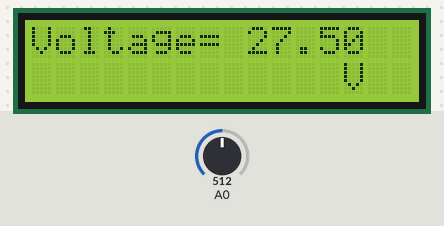
Recording of a sketch running on a simulated Arduino Uno, built with avr-gcc and run on an emulated ATmega328P. On the bench: 16×2 character LCD. The inputs (shaded band) are chosen by the test bench; at power-on: A0 = 512.

Above: at 3.2 s.
3.3 s: A0 set to 716
At 3.9 s:
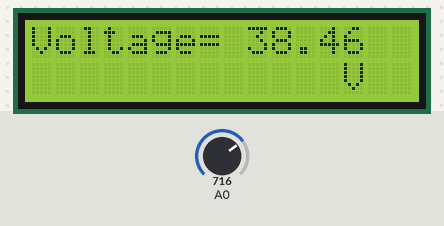
6.3 s: A0 set to 900
At 7.5 s:
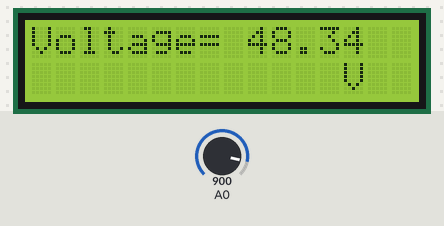
7.8 s: A0 set to 1023
At 8.9 s:
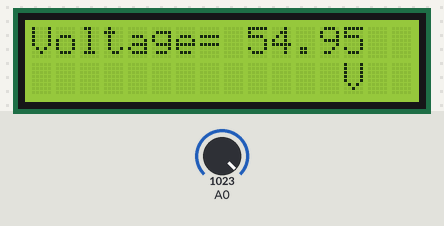
9.3 s: A0 set to 200
At 10.2 s:
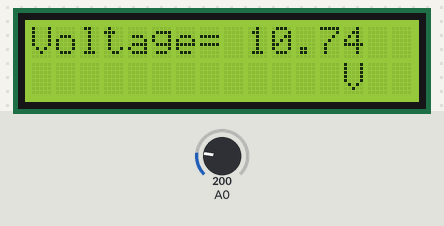
10.8 s: A0 set to 175
At 11.4 s:
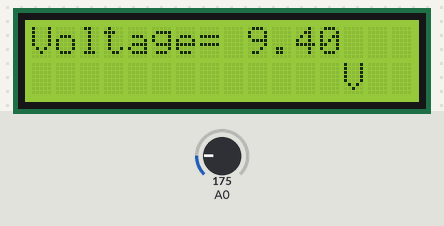
Timing chart, 0 to 13.8 s (numbered marks = the images above; inputs shaded):
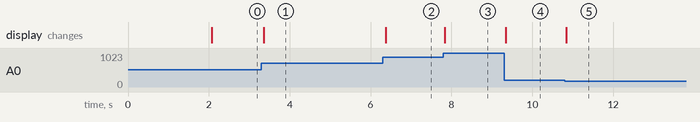

The sketch:

3rd.ino
```cpp
#include "LiquidCrystal.h"

LiquidCrystal lcd(2, 3, 4, 5, 6, 7);

float voltage = 0.0;
float temp=0.0;
int analog_value;

void setup()
{
   lcd.begin(16, 2);
   lcd.setCursor (0,0);
   lcd.print(" Arduino based ");
   lcd.setCursor(0,1);
   lcd.print("Digital Voltmeter");
delay(2000);
}
void loop()
{


   analog_value = analogRead(A0);
   temp = (analog_value * 5.0) / 1024.0;

   voltage = temp/(0.0909);
   if (voltage < 0.1)
   {
     voltage=0.0;
   }
    lcd.clear();
    lcd.setCursor(0, 0);
    lcd.print("Voltage= ");
    lcd.print(voltage);
    lcd.setCursor(13,1);
    lcd.print("V");
    delay(30);
}
```

Measured:
- after the input at 3.3 s, the display: changes after 0.06 s (image 1)
- after the input at 6.3 s, the display: changes after 0.07 s (image 2)
- after the input at 7.8 s, the display: changes at once (image 3)
- after the input at 9.3 s, the display: changes at once (image 4)
- after the input at 10.8 s, the display: changes at once (image 5)
